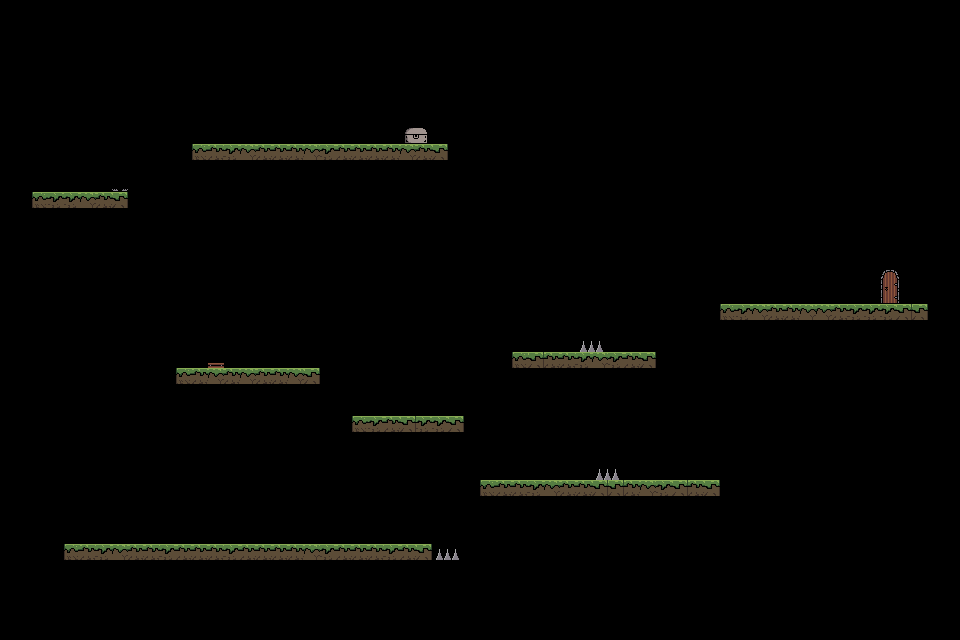

A level layout from a 2D game, rendered from its tile map. Below: a short description, then the map file with its tile-grid data intact:
An orthogonal 60x40 tile map with 16x16 px tiles, 1 tile layer (Desen Katmanı 1) and 16 objects.

<map version="1.10" tiledversion="1.10.1" orientation="orthogonal" renderorder="right-down" width="60" height="40" tilewidth="16" tileheight="16" infinite="0" nextlayerid="9" nextobjectid="23">
 <tileset firstgid="1" name="TileSet" tilewidth="16" tileheight="16" tilecount="256" columns="16">
  <image source="TileSet.png" width="256" height="256" />
 </tileset>
 <layer id="1" name="Desen Katmanı 1" width="60" height="40">
  <data encoding="csv">
0,0,0,0,0,0,0,0,0,0,0,0,0,0,0,0,0,0,0,0,0,0,0,0,0,0,0,0,0,0,0,0,0,0,0,0,0,0,0,0,0,0,0,0,0,0,0,0,0,0,0,0,0,0,0,0,0,0,0,0,
0,0,0,0,0,0,0,0,0,0,0,0,0,0,0,0,0,0,0,0,0,0,0,0,0,0,0,0,0,0,0,0,0,0,0,0,0,0,0,0,0,0,0,0,0,0,0,0,0,0,0,0,0,0,0,0,0,0,0,0,
0,0,0,0,0,0,0,0,0,0,0,0,0,0,0,0,0,0,0,0,0,0,0,0,0,0,0,0,0,0,0,0,0,0,0,0,0,0,0,0,0,0,0,0,0,0,0,0,0,0,0,0,0,0,0,0,0,0,0,0,
0,0,0,0,0,0,0,0,0,0,0,0,0,0,0,0,0,0,0,0,0,0,0,0,0,0,0,0,0,0,0,0,0,0,0,0,0,0,0,0,0,0,0,0,0,0,0,0,0,0,0,0,0,0,0,0,0,0,0,0,
0,0,0,0,0,0,0,0,0,0,0,0,0,0,0,0,0,0,0,0,0,0,0,0,0,0,0,0,0,0,0,0,0,0,0,0,0,0,0,0,0,0,0,0,0,0,0,0,0,0,0,0,0,0,0,0,0,0,0,0,
0,0,0,0,0,0,0,0,0,0,0,0,0,0,0,0,0,0,0,0,0,0,0,0,0,0,0,0,0,0,0,0,0,0,0,0,0,0,0,0,0,0,0,0,0,0,0,0,0,0,0,0,0,0,0,0,0,0,0,0,
0,0,0,0,0,0,0,0,0,0,0,0,0,0,0,0,0,0,0,0,0,0,0,0,0,0,0,0,0,0,0,0,0,0,0,0,0,0,0,0,0,0,0,0,0,0,0,0,0,0,0,0,0,0,0,0,0,0,0,0,
0,0,0,0,0,0,0,0,0,0,0,0,0,94,94,94,94,0,0,0,0,0,0,0,0,85,86,0,0,0,0,0,0,0,0,0,0,0,0,0,0,0,0,0,0,0,0,0,0,0,0,0,0,0,0,0,0,0,0,0,
0,0,0,0,0,0,0,0,0,0,0,0,0,0,94,94,94,0,0,0,0,0,0,0,0,101,102,0,0,0,0,0,0,0,0,0,0,0,0,0,0,0,0,0,0,0,0,0,0,0,0,0,0,0,0,0,0,0,0,0,
0,0,0,0,0,0,0,0,0,0,0,0,35,36,37,24,36,36,36,24,37,36,36,36,36,24,36,38,0,0,0,0,0,0,0,0,0,0,0,0,0,0,0,0,0,0,0,0,0,0,0,0,0,0,0,0,0,0,0,0,
0,0,0,0,0,0,0,0,0,0,0,0,0,0,0,0,0,0,0,0,0,0,0,0,0,0,0,0,0,0,0,0,0,0,0,0,0,0,0,0,0,0,0,0,0,0,0,0,0,0,0,0,0,0,0,0,0,0,0,0,
0,0,0,0,0,0,0,49,0,0,0,0,0,0,0,0,0,0,0,0,0,0,0,0,0,0,0,0,0,0,0,0,0,0,0,0,0,0,0,0,0,0,0,0,0,0,0,0,0,0,0,0,0,0,0,0,0,0,0,0,
0,0,35,37,37,24,36,38,0,0,0,0,0,0,0,0,0,0,0,0,0,0,0,0,0,0,0,0,0,0,0,0,0,0,0,0,0,0,0,0,0,0,0,0,0,0,0,0,0,0,0,0,0,0,0,0,0,0,0,0,
0,0,0,0,0,0,0,0,0,0,0,0,0,0,0,0,0,0,0,0,0,0,0,0,0,0,0,0,0,0,0,0,0,0,0,0,0,0,0,0,0,0,0,0,0,0,0,0,0,0,0,0,0,0,0,0,0,0,0,0,
0,0,0,0,0,0,0,0,0,0,0,0,0,0,0,0,0,0,0,0,0,0,0,0,0,0,0,0,0,0,0,0,0,0,0,0,0,0,0,0,0,0,0,0,0,0,0,0,0,0,0,0,0,0,0,0,0,0,0,0,
0,0,0,0,0,0,0,0,0,0,0,0,0,0,0,0,0,0,0,0,0,0,0,0,0,0,0,0,0,0,0,0,0,0,0,0,0,0,0,0,0,0,0,0,0,0,0,0,0,0,0,0,0,0,0,0,0,0,0,0,
0,0,0,0,0,0,0,0,0,0,0,0,0,0,0,0,0,0,0,0,0,0,0,0,0,0,0,0,0,0,0,0,0,0,0,0,0,0,0,0,0,0,0,0,0,0,0,0,0,0,0,0,0,0,0,10,11,0,0,0,
0,0,0,0,0,0,0,0,0,0,0,0,0,0,0,0,0,0,0,0,0,0,0,0,0,0,0,0,0,0,0,0,0,0,0,0,0,0,0,0,0,0,0,0,0,0,0,0,0,0,0,0,0,0,0,26,27,0,0,0,
0,0,0,0,0,0,0,0,0,0,0,0,0,0,0,0,0,0,0,0,0,0,0,0,0,0,0,0,0,0,0,0,0,0,0,0,0,0,0,0,0,0,0,0,0,0,0,0,0,0,0,0,0,0,0,42,43,0,0,0,
0,0,0,0,0,0,0,0,0,0,0,0,0,0,0,0,0,0,0,0,0,0,0,0,0,0,0,0,0,0,0,0,0,0,0,0,0,0,0,0,0,0,0,0,0,35,37,24,36,36,24,24,36,37,37,37,38,38,0,0,
0,0,0,0,0,0,0,0,0,0,0,0,0,0,0,0,0,0,0,0,0,0,0,0,0,0,0,0,0,0,0,0,0,0,0,0,0,0,0,0,0,0,0,0,0,0,0,0,0,0,0,0,0,0,0,0,0,0,0,0,
0,0,0,0,0,0,0,0,0,0,0,0,0,0,0,0,0,0,0,0,0,0,0,0,0,0,0,0,0,0,0,0,0,0,0,0,66,67,0,0,0,0,0,0,0,0,0,0,0,0,0,0,0,0,0,0,0,0,0,0,
0,0,0,0,0,0,0,0,0,0,0,0,0,82,0,0,0,0,0,0,0,0,0,0,0,0,0,0,0,0,0,0,35,38,36,36,37,24,37,36,38,0,0,0,0,0,0,0,0,0,0,0,0,0,0,0,0,0,0,0,
0,0,0,0,0,0,0,0,0,0,0,35,36,24,36,24,36,36,24,38,0,0,0,0,0,0,0,0,0,0,0,0,0,0,0,0,0,0,0,0,0,0,0,0,0,0,0,0,0,0,0,0,0,0,0,0,0,0,0,0,
0,0,0,0,0,0,0,0,0,0,0,0,0,0,0,0,0,0,0,0,0,0,0,0,0,0,0,0,0,0,0,0,0,0,0,0,0,0,0,0,0,0,0,0,0,0,0,0,0,0,0,0,0,0,0,0,0,0,0,0,
0,0,0,0,0,0,0,0,0,0,0,0,0,0,0,0,0,0,0,0,0,0,0,0,0,0,0,0,0,0,0,0,0,0,0,0,0,0,0,0,0,0,0,0,0,0,0,0,0,0,0,0,0,0,0,0,0,0,0,0,
0,0,0,0,0,0,0,0,0,0,0,0,0,0,0,0,0,0,0,0,0,0,35,37,36,38,37,37,38,0,0,0,0,0,0,0,0,0,0,0,0,0,0,0,0,0,0,0,0,0,0,0,0,0,0,0,0,0,0,0,
0,0,0,0,0,0,0,0,0,0,0,0,0,0,0,0,0,0,0,0,0,0,0,0,0,0,0,0,0,0,0,0,0,0,0,0,0,0,0,0,0,0,0,0,0,0,0,0,0,0,0,0,0,0,0,0,0,0,0,0,
0,0,0,0,0,0,0,0,0,0,0,0,0,0,0,0,0,0,0,0,0,0,0,0,0,0,0,0,0,0,0,0,0,0,0,0,0,0,0,0,0,0,0,0,0,0,0,0,0,0,0,0,0,0,0,0,0,0,0,0,
0,0,0,0,0,0,0,0,0,0,0,0,0,0,0,0,0,0,0,0,0,0,0,0,0,0,0,0,0,0,0,0,0,0,0,0,0,66,67,0,0,0,0,0,0,0,0,0,0,0,0,0,0,0,0,0,0,0,0,0,
0,0,0,0,0,0,0,0,0,0,0,0,0,0,0,0,0,0,0,0,0,0,0,0,0,0,0,0,0,0,35,36,36,37,24,36,36,38,38,36,24,37,38,36,38,0,0,0,0,0,0,0,0,0,0,0,0,0,0,0,
0,0,0,0,0,0,0,0,0,0,0,0,0,0,0,0,0,0,0,0,0,0,0,0,0,0,0,0,0,0,0,0,0,0,0,0,0,0,0,0,0,0,0,0,0,0,0,0,0,0,0,0,0,0,0,0,0,0,0,0,
0,0,0,0,0,0,0,0,0,0,0,0,0,0,0,0,0,0,0,0,0,0,0,0,0,0,0,0,0,0,0,0,0,0,0,0,0,0,0,0,0,0,0,0,0,0,0,0,0,0,0,0,0,0,0,0,0,0,0,0,
0,0,0,0,0,0,0,0,0,0,0,0,0,0,0,0,0,0,0,0,0,0,0,0,0,0,0,0,0,0,0,0,0,0,0,0,0,0,0,0,0,0,0,0,0,0,0,0,0,0,0,0,0,0,0,0,0,0,0,0,
0,0,0,0,35,36,37,24,36,36,37,36,36,36,37,36,36,36,36,24,37,36,36,36,37,36,38,66,67,0,0,0,0,0,0,0,0,0,0,0,0,0,0,0,0,0,0,0,0,0,0,0,0,0,0,0,0,0,0,0,
0,0,0,0,0,0,0,0,0,0,0,0,0,0,0,0,0,0,0,0,0,0,0,0,0,0,0,0,0,0,0,0,0,0,0,0,0,0,0,0,0,0,0,0,0,0,0,0,0,0,0,0,0,0,0,0,0,0,0,0,
0,0,0,0,0,0,0,0,0,0,0,0,0,0,0,0,0,0,0,0,0,0,0,0,0,0,0,0,0,0,0,0,0,0,0,0,0,0,0,0,0,0,0,0,0,0,0,0,0,0,0,0,0,0,0,0,0,0,0,0,
0,0,0,0,0,0,0,0,0,0,0,0,0,0,0,0,0,0,0,0,0,0,0,0,0,0,0,0,0,0,0,0,0,0,0,0,0,0,0,0,0,0,0,0,0,0,0,0,0,0,0,0,0,0,0,0,0,0,0,0,
0,0,0,0,0,0,0,0,0,0,0,0,0,0,0,0,0,0,0,0,0,0,0,0,0,0,0,0,0,0,0,0,0,0,0,0,0,0,0,0,0,0,0,0,0,0,0,0,0,0,0,0,0,0,0,0,0,0,0,0,
0,0,0,0,0,0,0,0,0,0,0,0,0,0,0,0,0,0,0,0,0,0,0,0,0,0,0,0,0,0,0,0,0,0,0,0,0,0,0,0,0,0,0,0,0,0,0,0,0,0,0,0,0,0,0,0,0,0,0,0
</data>
 </layer>
 <objectgroup id="8" name="mapBounds">
  <object id="22" x="0" y="1.01292" width="960" height="590.458" />
 </objectgroup>
 <objectgroup id="2" name="ground">
  <object id="11" x="64" y="544" width="368" height="16" />
  <object id="12" x="480" y="480" width="240" height="16" />
  <object id="13" x="352" y="416" width="112" height="16" />
  <object id="15" x="512" y="352" width="144" height="16" />
  <object id="16" x="720" y="304" width="208" height="16" />
  <object id="18" x="176" y="368" width="144" height="16" />
  <object id="19" x="32" y="192" width="96" height="16" />
  <object id="20" x="192" y="144" width="256" height="16" />
 </objectgroup>
 <objectgroup id="3" name="spike">
  <object id="8" x="432" y="551.636" width="28.0909" height="8.18182" />
  <object id="9" x="594.636" y="471.545" width="25.3636" height="8.27273" />
  <object id="10" x="578.688" y="345.438" width="25.375" height="6.5625" />
 </objectgroup>
 <objectgroup id="4" name="chest">
  <object id="7" x="403.818" y="126.909" width="24.0909" height="16.9091" />
 </objectgroup>
 <objectgroup id="5" name="trap">
  <object id="4" x="112" y="189.031" width="15.9688" height="2.96875" />
 </objectgroup>
 <objectgroup id="6" name="door">
  <object id="2" x="880" y="268.75" width="20" height="35.25" />
 </objectgroup>
 <objectgroup id="7" name="tramboline">
  <object id="1" x="208" y="362.875" width="16.125" height="5.125" />
 </objectgroup>
</map>